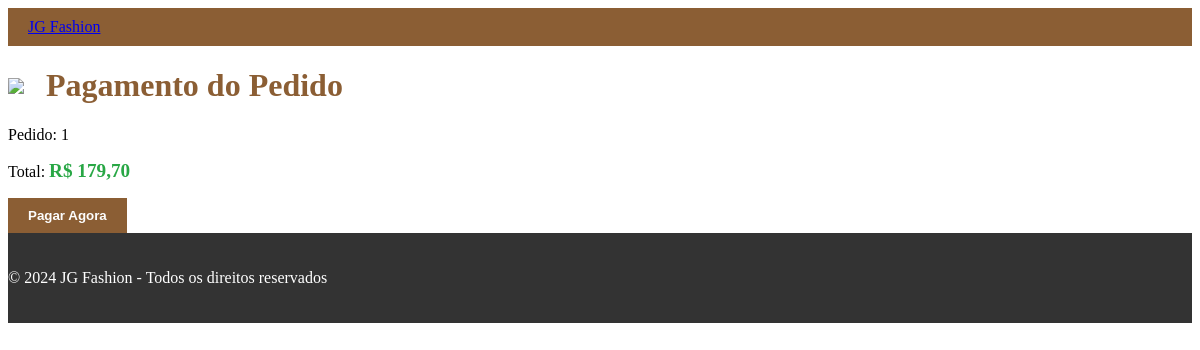
The page /checkout/ (signed in) on the database as committed earlier.
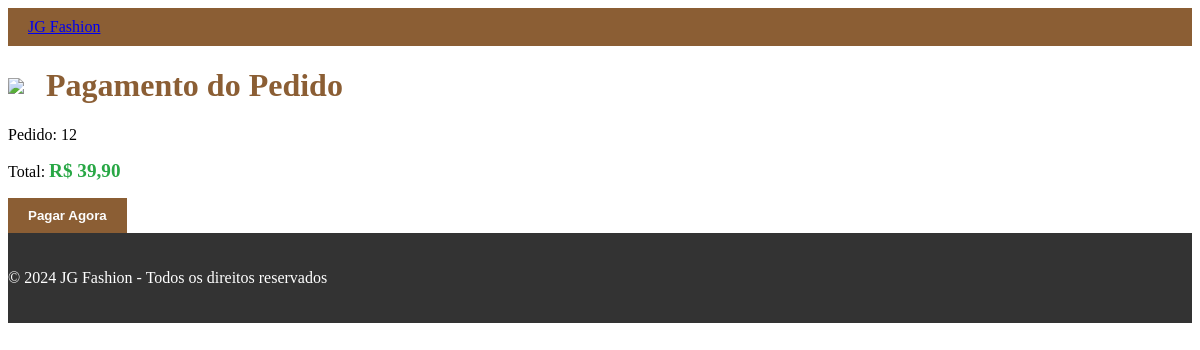
The same page on the database as committed later.
### store/models.py (models this page shows, shortened)
class Order(models.Model):
    customer = models.ForeignKey(Customer, on_delete=models.SET_NULL, blank=True, null=True)
    date_ordered = models.DateTimeField(auto_now_add=True)
    complete = models.BooleanField(default=False, null=True, blank=False)
    transaction_id = models.CharField(max_length=100, null=True)
    def get_total(self):
        total = sum([item.get_total() for item in self.orderitem_set.all()])
        return total
    def get_cart_total(self):
        return self.get_total()

class OrderItem(models.Model):
    product = models.ForeignKey(Product, on_delete=models.SET_NULL, null=True)
    order = models.ForeignKey(Order, on_delete=models.SET_NULL, null=True)
    quantity = models.IntegerField(default=0, null=True, blank=True)
    date_added = models.DateTimeField(auto_now_add=True)
    def get_total(self):
        return self.quantity * self.product.price

class Product(models.Model):
    name = models.CharField(max_length=200)
    price = models.FloatField()
    image_url = models.URLField(max_length=200, null=True, blank=True)
    digital = models.BooleanField(default=False, null=True, blank=True)
    delete_product = models.BooleanField(default=False, null=True, blank=True)
    category = models.ForeignKey(Category, on_delete=models.SET_NULL, null=True, blank=True)
    description = models.TextField(null=True, blank=True)

### store/views.py (the view)
# urls.py: path('checkout/', views.checkout, name="checkout"),
def checkout(request):
    if request.user.is_authenticated:
        customer, created = Customer.objects.get_or_create(user=request.user)
        order, created = Order.objects.get_or_create(customer=customer, complete=False)
        items = order.orderitem_set.all()
        total_items = sum(item.quantity for item in items)
        total_price = sum(item.product.price * item.quantity for item in items)
    else:
        items = []
        total_items = 0
        total_price = 0
    context = {
        'items': items,
        'order': order,
        'stripe_publishable_key': settings.STRIPE_PUBLISHABLE_KEY,
        'total_items': total_items,
        'total_price': total_price,
    }
    return render(request, 'store/checkout.html', context)

### store/templates/store/checkout.html (shortened to what this page needs)
{% load static %}
<!DOCTYPE html>
<html lang="en">
<head>
</head>
<body>
    <nav class="navbar">
        <div class="container">
            <a href="{% url 'store' %}" class="navbar-brand mb-0 h1">JG Fashion</a>
        </div>
    </nav>
    <div class="container mt-5">
        <h1 class="cart-title"><img src="{% static 'path/to/cart-icon.png' %}" class="cart-icon">Pagamento do Pedido</h1>
        <p>Pedido: {{ order.id }}</p>
        <p>Total: <span class="total">R$ {{ order.get_cart_total|floatformat:2 }}</span></p>
        <form id="checkout-form" method="POST">
            <button type="button" id="pay-button" class="btn btn-success">Pagar Agora</button>
        </form>
    </div>
    <footer class="footer text-center mt-5">
        <p>© 2024 JG Fashion - Todos os direitos reservados</p>
    </footer>
</body>
</html>

Rows that differ between the two databases and show on the page:
no longer on this page (row edited): Order: id "1", get_cart_total "179,70"
added Order: id "12", get_cart_total "39,90"
